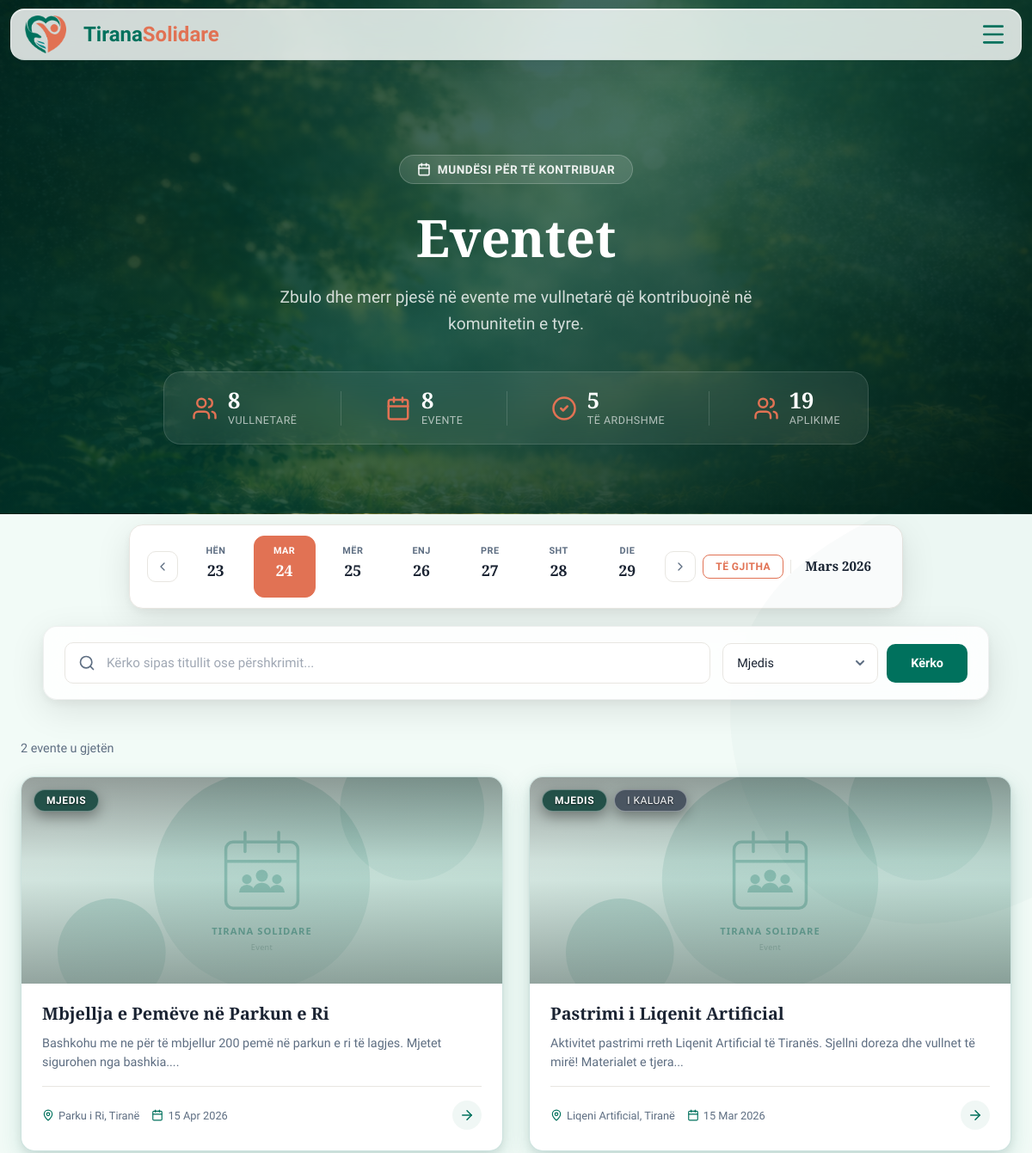
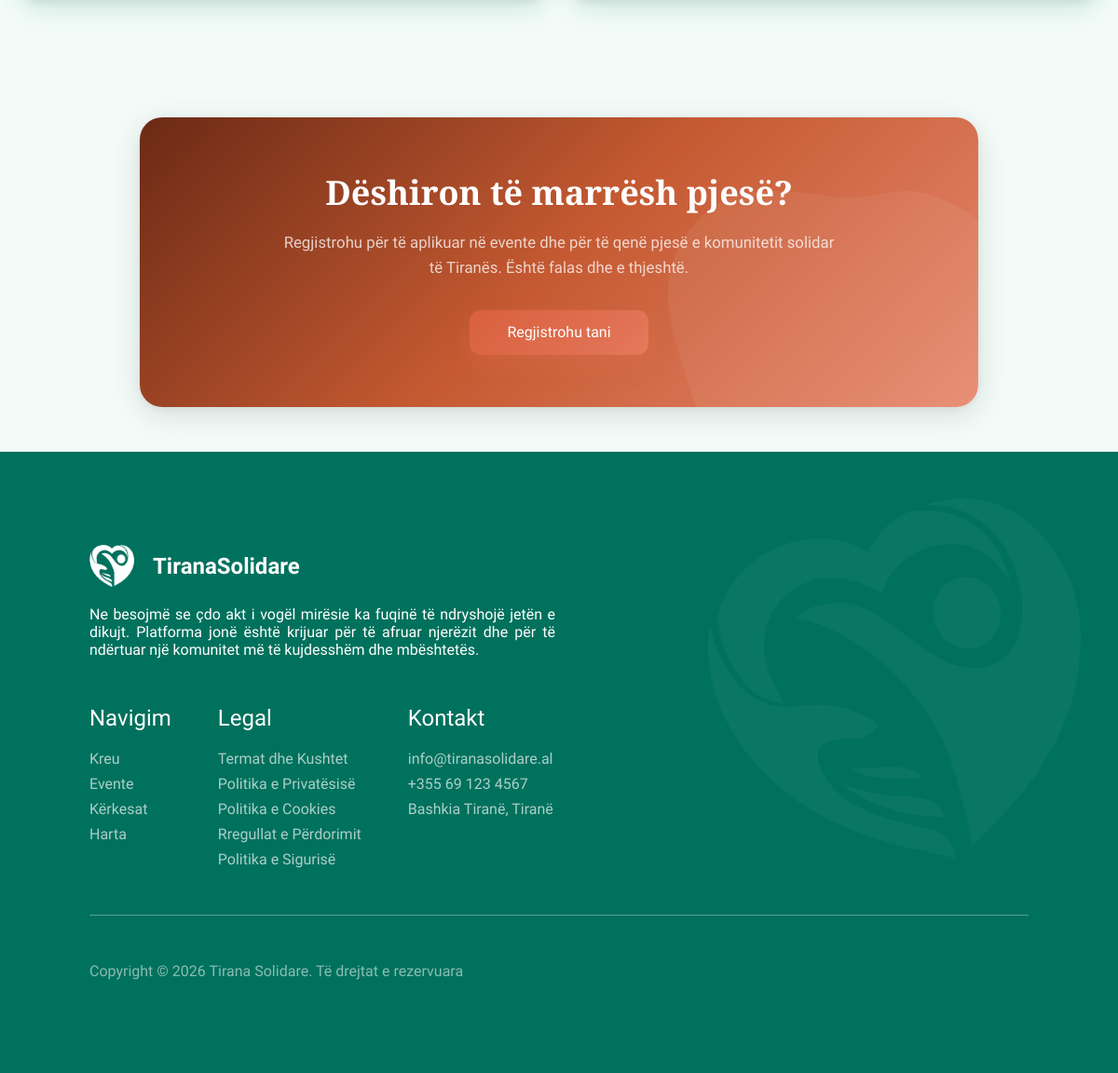
The app's page /views/events.php?category=1 with its own data (2 pictures, top to bottom).
### tables this page shows
CREATE TABLE `eventi` (
  `id_eventi` int(11) NOT NULL,
  `id_perdoruesi` int(11) DEFAULT NULL,
  `id_kategoria` int(11) DEFAULT NULL,
  `titulli` varchar(200) DEFAULT NULL,
  `pershkrimi` text DEFAULT NULL,
  `data` datetime DEFAULT NULL,
  `vendndodhja` varchar(255) DEFAULT NULL,
  `latitude` decimal(10,7) DEFAULT NULL,
  `longitude` decimal(10,7) DEFAULT NULL,
  `banner` varchar(500) DEFAULT NULL COMMENT 'URL to image storage',
  `krijuar_me` timestamp NOT NULL DEFAULT current_timestamp()
);

CREATE TABLE `kategoria` (
  `id_kategoria` int(11) NOT NULL,
  `emri` varchar(50) DEFAULT NULL
);

### views/events.php (the view, shortened to what the rows shown need)
<?php
require_once __DIR__ . '/../config/db.php';
$isLoggedIn = isset($_SESSION['user_id']);
$isAdmin = ($isLoggedIn && ($_SESSION['roli'] ?? '') === 'Admin');
$events = $categories = [];
$search = '';
if (!isset($_GET['id'])) {
$page   = max(1, (int) ($_GET['page'] ?? 1));
$limit  = 12;
$offset = ($page - 1) * $limit;
$search   = trim($_GET['search'] ?? '');
$category = (int) ($_GET['category'] ?? 0);
$where  = [];
$params = [];
if ($category > 0) {
    $where[]  = 'e.id_kategoria = ?';
    $params[] = $category;
}
$whereSQL = $where ? 'WHERE ' . implode(' AND ', $where) : '';
$sql = "SELECT e.*, k.emri AS kategoria_emri, p.emri AS krijuesi_emri
        FROM Eventi e
        LEFT JOIN Kategoria k ON k.id_kategoria = e.id_kategoria
        LEFT JOIN Perdoruesi p ON p.id_perdoruesi = e.id_perdoruesi
        $whereSQL
        ORDER BY CASE WHEN e.data >= NOW() THEN 0 ELSE 1 END ASC, e.data DESC
        LIMIT ? OFFSET ?";
$params[] = $limit;
$params[] = $offset;
$stmt = $pdo->prepare($sql);
$stmt->execute($params);
$events = $stmt->fetchAll(PDO::FETCH_ASSOC);
$days_sq = ['Hën','Mar','Mër','Enj','Pre','Sht','Die'];
$today = new DateTime();
$monday = clone $today;
$monday->modify('monday this week');
$weekDays = [];
for ($i = 0; $i < 7; $i++) {
    $d = clone $monday;
    $d->modify("+$i days");
    $dayStr = $d->format('Y-m-d');
    $hasEvent = false;
    foreach ($events as $ev) {
        if (date('Y-m-d', strtotime($ev['data'])) === $dayStr) { $hasEvent = true; break; }
    }
    $weekDays[] = [
        'name' => $days_sq[$i],
        'num'  => $d->format('d'),
        'date' => $dayStr,
        'isToday'   => $d->format('Y-m-d') === $today->format('Y-m-d'),
        'hasEvents' => $hasEvent,
    ];
}
}
?>
<!DOCTYPE html>
<html lang="sq">
<head>
  <link rel="stylesheet" href="/TiranaSolidare/public/assets/styles/main.css?v=20260318a">
  <link rel="stylesheet" href="/TiranaSolidare/public/assets/styles/requests.css?v=20260321c">  <link rel="stylesheet" href="https://unpkg.com/leaflet@1.9.4/dist/leaflet.css" />
  <link rel="stylesheet" href="/TiranaSolidare/assets/css/map.css"></head>
<body class="page-events">
<?php include __DIR__ . '/../public/components/header.php'; ?>
<main>
<?php if (isset($event) && $event): ?>
<!-- ═══════════════════════════════════════════════════════════
     SINGLE EVENT DETAIL — Premium View
     ═══════════════════════════════════════════════════════════ -->
<section class="rq-detail-hero">
  <svg class="rq-blob rq-blob--hero-1" viewBox="0 0 200 200" xmlns="http://www.w3.org/2000/svg"><path fill="rgba(255,255,255,0.08)" d="M44.7,-76.4C58.8,-69.2,71.8,-58.7,79.6,-45.1C87.4,-31.5,90.1,-15.7,88.5,-0.9C86.9,13.9,81.1,27.8,72.6,39.6C64.1,51.4,52.9,61.2,40.1,68.4C27.3,75.6,13.7,80.3,-0.8,81.7C-15.3,83.1,-30.5,81.3,-43.4,74.2C-56.2,67.2,-66.7,55,-73.8,41.2C-80.8,27.3,-84.4,11.7,-83.5,-3.5C-82.6,-18.7,-77.2,-33.4,-68,-45.1C-58.8,-56.8,-45.9,-65.4,-32.3,-72.8C-18.7,-80.3,-9.3,-86.5,3.2,-91.9C15.7,-97.4,30.5,-83.6,44.7,-76.4Z" transform="translate(100 100)"/></svg>
  <svg class="rq-blob rq-blob--hero-2" viewBox="0 0 200 200" xmlns="http://www.w3.org/2000/svg"><path fill="rgba(255,215,0,0.06)" d="M39.5,-51.2C52.9,-46.3,66.8,-37.9,71.4,-25.7C76.1,-13.5,71.5,2.6,66,17.3C60.6,31.9,54.3,45.1,44,54.7C33.6,64.3,19.3,70.2,3.4,73.7C-12.6,77.2,-30.3,78.4,-42.2,70.1C-54,61.7,-60,43.8,-65.3,27.3C-70.6,10.8,-75.2,-4.2,-72.3,-18.2C-69.5,-32.1,-59.2,-45,-46.1,-50C-33.1,-55,-16.5,-52.2,-1.4,-50.2C13.7,-48.3,26.1,-56.1,39.5,-51.2Z" transform="translate(100 100)"/></svg>
  <div class="rq-detail-hero__inner">
    <a href="/TiranaSolidare/views/events.php" class="rq-back-link">
      <svg xmlns="http://www.w3.org/2000/svg" width="18" height="18" viewBox="0 0 24 24" fill="none" stroke="currentColor" stroke-width="2" stroke-linecap="round" stroke-linejoin="round"><path d="m12 19-7-7 7-7"/><path d="M19 12H5"/></svg>
      Kthehu te eventet
    </a>
    <div class="rq-detail-hero__badges">
      <span class="rq-badge rq-badge--event">
        <svg xmlns="http://www.w3.org/2000/svg" width="14" height="14" viewBox="0 0 24 24" fill="none" stroke="currentColor" stroke-width="2.5" stroke-linecap="round" stroke-linejoin="round"><rect width="18" height="18" x="3" y="4" rx="2"/><line x1="16" x2="16" y1="2" y2="6"/><line x1="8" x2="8" y1="2" y2="6"/><line x1="3" x2="21" y1="10" y2="10"/></svg>
        Event
      </span>
    </div>
    <h1><?= htmlspecialchars($event['titulli']) ?></h1>
    <div class="rq-detail-hero__meta">
      <span><svg xmlns="http://www.w3.org/2000/svg" width="16" height="16" viewBox="0 0 24 24" fill="none" stroke="currentColor" stroke-width="2" stroke-linecap="round" stroke-linejoin="round"><rect width="18" height="18" x="3" y="4" rx="2"/><line x1="16" x2="16" y1="2" y2="6"/><line x1="8" x2="8" y1="2" y2="6"/><line x1="3" x2="21" y1="10" y2="10"/></svg> <?= date('d M Y, H:i', strtotime($event['data'])) ?></span>
      <span><svg xmlns="http://www.w3.org/2000/svg" width="16" height="16" viewBox="0 0 24 24" fill="none" stroke="currentColor" stroke-width="2" stroke-linecap="round" stroke-linejoin="round"><path d="M20 10c0 4.993-5.539 10.193-7.399 11.799a1 1 0 0 1-1.202 0C9.539 20.193 4 14.993 4 10a8 8 0 0 1 16 0"/><circle cx="12" cy="10" r="3"/></svg> <?= htmlspecialchars($event['vendndodhja'] ?? 'Tiranë') ?></span>
      <span><svg xmlns="http://www.w3.org/2000/svg" width="16" height="16" viewBox="0 0 24 24" fill="none" stroke="currentColor" stroke-width="2" stroke-linecap="round" stroke-linejoin="round"><path d="M16 21v-2a4 4 0 0 0-4-4H6a4 4 0 0 0-4 4v2"/><circle cx="9" cy="7" r="4"/><path d="M22 21v-2a4 4 0 0 0-3-3.87"/><path d="M16 3.13a4 4 0 0 1 0 7.75"/></svg> <?= $event['total_aplikime'] ?> aplikime</span>
    </div>
  </div>
</section>
<section class="rq-detail-body">
  <div class="rq-detail-layout">
    <div class="rq-detail-main">
      <div class="rq-detail-banner">
        <img src="<?= !empty($event['banner']) ? htmlspecialchars($event['banner']) : '/TiranaSolidare/public/assets/images/default-event.svg' ?>" alt="<?= htmlspecialchars($event['titulli']) ?>" onerror="this.src='/TiranaSolidare/public/assets/images/default-event.svg'">
      </div>
      <div class="rq-detail-text">
        <h2>Përshkrimi</h2>
        <p><?= nl2br(htmlspecialchars($event['pershkrimi'] ?? 'Nuk ka përshkrim.')) ?></p>
      </div>
      <?php if (!empty($event['latitude']) && !empty($event['longitude'])): ?>
      <div class="map-detail-card">
        <div class="map-detail-card__header">
          <svg xmlns="http://www.w3.org/2000/svg" width="18" height="18" viewBox="0 0 24 24" fill="none" stroke="currentColor" stroke-width="2" stroke-linecap="round" stroke-linejoin="round"><path d="M20 10c0 4.993-5.539 10.193-7.399 11.799a1 1 0 0 1-1.202 0C9.539 20.193 4 14.993 4 10a8 8 0 0 1 16 0"/><circle cx="12" cy="10" r="3"/></svg>
          Vendndodhja në hartë
        </div>
        <div id="event-detail-map" class="ts-map-display"></div>
      </div>
      <?php endif; ?>
    </div>
    <aside class="rq-detail-sidebar">
      <div class="rq-sidebar-card">
        <h3>Informacione</h3>
        <ul class="rq-sidebar-info">
          <li>
            <div class="rq-info-icon">
              <svg xmlns="http://www.w3.org/2000/svg" width="18" height="18" viewBox="0 0 24 24" fill="none" stroke="currentColor" stroke-width="2" stroke-linecap="round" stroke-linejoin="round"><path d="M19 21v-2a4 4 0 0 0-4-4H9a4 4 0 0 0-4 4v2"/><circle cx="12" cy="7" r="4"/></svg>
            </div>
            <div><span>Organizuesi</span><strong><?= htmlspecialchars($event['krijuesi_emri'] ?? 'N/A') ?></strong></div>
          </li>
          <li>
            <div class="rq-info-icon">
              <svg xmlns="http://www.w3.org/2000/svg" width="18" height="18" viewBox="0 0 24 24" fill="none" stroke="currentColor" stroke-width="2" stroke-linecap="round" stroke-linejoin="round"><path d="M4 15s1-1 4-1 5 2 8 2 4-1 4-1V3s-1 1-4 1-5-2-8-2-4 1-4 1z"/><line x1="4" x2="4" y1="22" y2="15"/></svg>
            </div>
            <div><span>Kategoria</span><strong><?= htmlspecialchars($event['kategoria_emri'] ?? 'Pa kategori') ?></strong></div>
          </li>
          <li>
            <div class="rq-info-icon">
              <svg xmlns="http://www.w3.org/2000/svg" width="18" height="18" viewBox="0 0 24 24" fill="none" stroke="currentColor" stroke-width="2" stroke-linecap="round" stroke-linejoin="round"><rect width="18" height="18" x="3" y="4" rx="2"/><line x1="16" x2="16" y1="2" y2="6"/><line x1="8" x2="8" y1="2" y2="6"/><line x1="3" x2="21" y1="10" y2="10"/></svg>
            </div>
            <div><span>Data & Ora</span><strong><?= date('d/m/Y — H:i', strtotime($event['data'])) ?></strong></div>
          </li>
          <li>
            <div class="rq-info-icon">
              <svg xmlns="http://www.w3.org/2000/svg" width="18" height="18" viewBox="0 0 24 24" fill="none" stroke="currentColor" stroke-width="2" stroke-linecap="round" stroke-linejoin="round"><path d="M20 10c0 4.993-5.539 10.193-7.399 11.799a1 1 0 0 1-1.202 0C9.539 20.193 4 14.993 4 10a8 8 0 0 1 16 0"/><circle cx="12" cy="10" r="3"/></svg>
            </div>
            <div><span>Vendndodhja</span><strong><?= htmlspecialchars($event['vendndodhja'] ?? 'Tiranë') ?></strong></div>
          </li>
        </ul>
        <div class="rq-sidebar-cta">
          <?php if (!$isLoggedIn): ?>
            <a href="/TiranaSolidare/views/login.php?redirect=<?= urlencode('/TiranaSolidare/views/events.php?id=' . $event['id_eventi']) ?>" class="rq-btn-full rq-btn-login">
              <svg xmlns="http://www.w3.org/2000/svg" width="18" height="18" viewBox="0 0 24 24" fill="none" stroke="currentColor" stroke-width="2" stroke-linecap="round" stroke-linejoin="round"><path d="M15 3h4a2 2 0 0 1 2 2v14a2 2 0 0 1-2 2h-4"/><polyline points="10 17 15 12 10 7"/><line x1="15" x2="3" y1="12" y2="12"/></svg>
              Kyçu për të aplikuar
            </a>
            <p class="rq-sidebar-hint">Duhet të jeni i kyçur për të aplikuar si vullnetar. <a href="/TiranaSolidare/views/login.php?redirect=<?= urlencode('/TiranaSolidare/views/events.php?id=' . $event['id_eventi']) ?>" class="rq-hint-link">Kyçu këtu &rarr;</a></p>
          <?php elseif ($isAdmin): ?>
            <p class="rq-sidebar-hint">Administratorët nuk mund të aplikojnë si vullnetarë.</p>
          <?php elseif ($alreadyApplied): ?>
            <span class="rq-badge rq-badge--status"><?= htmlspecialchars($existingApp['statusi']) ?></span>
            <p class="rq-sidebar-hint">Ju keni aplikuar tashmë për këtë event.</p>
          <?php elseif (strtotime($event['data']) <= time()): ?>
            <p class="rq-sidebar-hint">Ky event ka kaluar. Nuk mund të aplikoni më.</p>
          <?php else: ?>
            <button class="btn_primary rq-btn-full" id="apply-btn" data-event="<?= $event['id_eventi'] ?>">
              <svg xmlns="http://www.w3.org/2000/svg" width="18" height="18" viewBox="0 0 24 24" fill="none" stroke="currentColor" stroke-width="2" stroke-linecap="round" stroke-linejoin="round"><path d="M16 21v-2a4 4 0 0 0-4-4H6a4 4 0 0 0-4 4v2"/><circle cx="9" cy="7" r="4"/><line x1="19" x2="19" y1="8" y2="14"/><line x1="22" x2="16" y1="11" y2="11"/></svg>
              Apliko si Vullnetar
            </button>
          <?php endif; ?>
        </div>
      </div>
      <div class="rq-sidebar-trust">
        <div class="rq-sidebar-trust__icon">
          <svg xmlns="http://www.w3.org/2000/svg" width="24" height="24" viewBox="0 0 24 24" fill="none" stroke="currentColor" stroke-width="2" stroke-linecap="round" stroke-linejoin="round"><path d="M12 22s8-4 8-10V5l-8-3-8 3v7c0 6 8 10 8 10"/><path d="m9 12 2 2 4-4"/></svg>
        </div>
        <p><strong>Platformë komunitare</strong></p>
        <p class="rq-sidebar-trust__sub">Zbulo mundësi të vlefshme për të kontribuar në komunitetin tuaj.</p>
      </div>
    </aside>
  </div>
</section>
<?php else: ?>
<section class="rq-hero rq-hero--events">
  <div class="rq-hero__inner">
    <h1>Eventet</h1>
  </div>
</section>
<section class="rq-results">
  <div>
  <?php if (empty($events)): ?>
    <div class="rq-empty">
      <div class="rq-empty__icon">
        <svg xmlns="http://www.w3.org/2000/svg" width="56" height="56" viewBox="0 0 24 24" fill="none" stroke="currentColor" stroke-width="1" stroke-linecap="round" stroke-linejoin="round"><circle cx="12" cy="12" r="10"/><path d="M16 16s-1.5-2-4-2-4 2-4 2"/><line x1="9" x2="9.01" y1="9" y2="9"/><line x1="15" x2="15.01" y1="9" y2="9"/></svg>
      </div>
      <h3>Nuk u gjetën evente</h3>
      <p><?= $search ? 'Asnjë rezultat për "' . htmlspecialchars($search) . '". Provo me fjalë të tjera.' : 'Nuk ka evente aktive për momentin.' ?></p>
    </div>
  <?php else: ?>
    <div class="rq-grid">
      <?php foreach ($events as $i => $ev): ?>
        <a href="/TiranaSolidare/views/events.php?id=<?= $ev['id_eventi'] ?>" class="rq-card" data-date="<?= date('Y-m-d', strtotime($ev['data'])) ?>" style="animation-delay: <?= $i * 0.05 ?>s">
          <div class="rq-card__visual">
            <img src="<?= !empty($ev['banner']) ? htmlspecialchars($ev['banner']) : '/TiranaSolidare/public/assets/images/default-event.svg' ?>" alt="<?= htmlspecialchars($ev['titulli']) ?>" class="rq-card__img" onerror="this.src='/TiranaSolidare/public/assets/images/default-event.svg'">
            <div class="rq-card__overlay">
              <span class="rq-badge rq-badge--event"><?= htmlspecialchars($ev['kategoria_emri'] ?? 'Event') ?></span>
              <?php if (strtotime($ev['data']) <= time()): ?>
                <span class="rq-badge rq-badge--past">I kaluar</span>
              <?php endif; ?>
            </div>
          </div>
          <div class="rq-card__content">
            <h3 class="rq-card__title"><?= htmlspecialchars($ev['titulli']) ?></h3>
            <p class="rq-card__desc"><?= htmlspecialchars(mb_substr($ev['pershkrimi'] ?? '', 0, 110)) ?>...</p>
            <div class="rq-card__footer">
              <div class="rq-card__meta">
                <span>
                  <?= htmlspecialchars($ev['vendndodhja'] ?? 'Tiranë') ?>
                </span>
                <span>
                  <?= date('d M Y', strtotime($ev['data'])) ?>
                </span>
              </div>
              <span class="rq-card__arrow">
                <svg xmlns="http://www.w3.org/2000/svg" width="18" height="18" viewBox="0 0 24 24" fill="none" stroke="currentColor" stroke-width="2" stroke-linecap="round" stroke-linejoin="round"><path d="M5 12h14"/><path d="m12 5 7 7-7 7"/></svg>
              </span>
            </div>
          </div>
        </a>
      <?php endforeach; ?>
    </div>
  <?php endif; ?>
  </div>
</section>
<section class="rq-cta rq-cta--events">
  <div class="rq-cta__inner">
    <h2>Dëshiron të marrësh pjesë?</h2>
  </div>
</section>
<?php endif; ?>
</main>
</body>
</html>

### records on screen
eventi: id_kategoria.emri "MJEDIS", titulli "Mbjellja e Pemëve në Parkun e Ri", pershkrimi "Bashkohu me ne për të mbjellur 200 pemë në parkun e ri të lagjes. Mjetet sigurohen nga bashkia.", vendndodhja "Parku i Ri, Tiranë", data "15 Apr 2026"
eventi: id_kategoria.emri "MJEDIS", shows "I KALUAR", titulli "Pastrimi i Liqenit Artificial", pershkrimi "Aktivitet pastrimi rreth Liqenit Artificial të Tiranës. Sjellni doreza dhe vullnet të mirë! Materialet e tjera", vendndodhja "Liqeni Artificial, Tiranë", data "15 Mar 2026"

### other values on screen
$statVullnetare "8"
$statTotalEvents "8"
$statUpcoming "5"
$statApplications "19"
$wd['name'] "HËN"
$wd['num'] "23"
$wd['name'] "MAR"
$wd['num'] "24"
$wd['name'] "MËR"
$wd['num'] "25"
$wd['name'] "ENJ"
$wd['num'] "26"
$wd['name'] "PRE"
$wd['num'] "27"
$wd['name'] "SHT"
